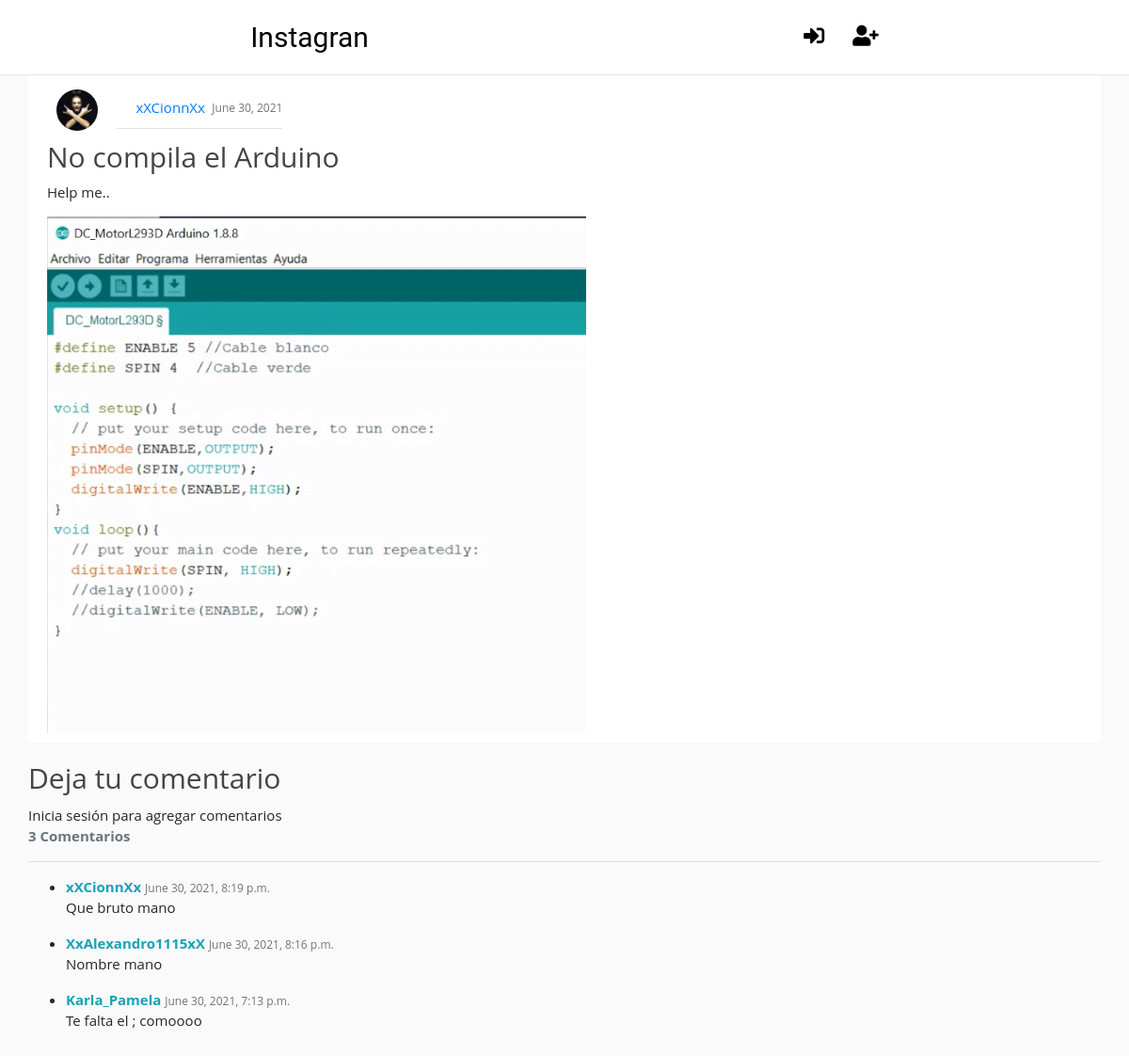
/post/70/, run on the app's committed database.
### blog/models.py (models this page shows, shortened)
class Post(models.Model):
    title = models.CharField(max_length=100)
    content = models.TextField()
    image = models.ImageField(default='default.jpg', upload_to='post_pics')
    date_posted = models.DateTimeField(default=timezone.now)
    author = models.ForeignKey(User, on_delete=models.CASCADE)
    @property
    def number_of_comments(self):
        return BlogComment.objects.filter(blogpost_connected=self).count()

class BlogComment(models.Model):
    blogpost_connected = models.ForeignKey(
        Post, related_name='comments', on_delete=models.CASCADE)
    author = models.ForeignKey(User, on_delete=models.CASCADE)
    content = models.CharField(max_length=140)
    date_posted = models.DateTimeField(default=timezone.now)

### users/models.py (models this page shows, shortened)
class Profile(models.Model):
    user = models.OneToOneField(User, on_delete=models.CASCADE)
    image = models.ImageField(default='default.jpg', upload_to='profile_pics')

### blog/views.py (the view, shortened to what this page needs)
# urls.py: path('post/<int:pk>/', PostDetailView.as_view(), name='post-detail'),
class PostDetailView(DetailView):
    model = Post
    def get_context_data(self, **kwargs):
        data = super().get_context_data(**kwargs)
        comments_connected = BlogComment.objects.filter(
            blogpost_connected=self.get_object()).order_by('-date_posted')
        data['comments'] = comments_connected
        if self.request.user.is_authenticated:
            data['comment_form'] = NewCommentForm(instance=self.request.user)
        return data

### blog/templates/blog/post_detail.html (shortened to what this page needs)
{% extends "blog/base.html" %}
{% block content %}
<article class="media content-section">
  <div class="window">
    <div class="content">
      <div class="post">
        <div class="form-inline">
          <img src="{{ post.author.profile.image.url }}" width="15%" height="15%" class="profile-img"/>
          <div class="article-metadata form-inline">
            <a class="mr-2" style="margin-left: 20px;" href="{% url 'user-posts' post.author.username %}">{{ post.author }}</a>
            <small class="text-muted">{{ post.date_posted|date:"F d, Y" }}</small>
          </div>
        </div>
      </div>
      <div>
        <h2><a class="article-title" href="{% url 'post-detail' post.id %}">{{ post.title }}</a></h2>
        <p class="article-content">{{ post.content }}</p>
      </div>
      <div>
        <img width="100%" src="{{ post.image.url }}">
      </div>
    </div>
  </div>
</article>
  <h2>Deja tu comentario</h2>
<div id="comments_section">
  {% if user.is_authenticated %}
  <form method="POST">
	{% csrf_token %}
	<div class="form-group">
	  {{ comment_form }}
	  <button class="btn btn-info" type="submit">Comentar <i class="fas fa-comments"></i></button>
	</div>
  </form>
  {% else %}
  <a class="btn btn-outline-info" href="{% url 'login' %}?next={{request.path}}">Inicia sesión para agregar comentarios</a><br>
  {% endif %}
  {% if comments %}
  <strong class="text-secondary">{{ object.number_of_comments }} Comentario{{ object.number_of_comments|pluralize }}</strong>
  <hr>
  <ul>
    {% for comment in comments %}
    <li>
     <div>
	    <span>
	      <strong class="text-info">{{ comment.author }} </strong>
	      <small class="text-muted">{{ comment.date_posted }}</small>
	    </span>
	    <p>
	      {{ comment.content|safe }}
	    </p>
      </div>
    </li>
	{% endfor %}
  </ul>
  {% else %}
    <strong class="text-secondary">Se el primero en comentar</strong>
  {% endif %}
</div>
{% endblock content %}

### blog/static/blog/main.css (style rules this page uses)
body { background: #fafafa; color: #333333; margin-top: 5rem; }
h1, h2, h3, h4, h5, h6 { color: #444444; }
ul { margin: 0; }
.content-section { background: #ffffff; padding: 10px 20px; border-radius: 5px; margin-bottom: 20px; transition: box-shadow 1s; }
.article-title { color: #444444; }
.article-content { white-space: pre-line; }
.article-metadata { padding-bottom: 1px; margin-bottom: 4px; margin-left: 20px; border-bottom: 1px solid #e3e3e3; }

### blog/static/blog/instagramNavStyle.css (style rules this page uses)
body { background: #fafafa; }

### blog/static/blog/post.css (style rules this page uses)
.window { background-color:#ffffff; display: flex; flex-direction: column; }
.window .content { display: flex; flex-direction: column; height:100%; }
.content .post { display: flex; align-items:center; padding:0px 10px; justify-content:space-between; }
.content .post * { padding:5px 0px; }
.content .post .profile-img { border-radius:50%; }

### blog/static/blog/userPost.css (style rules this page uses)
:root { font-size: 15px; }
*, *::before, *::after { box-sizing: border-box; }
body { font-family: "Open Sans", Arial, sans-serif; min-height: 100vh; background-color: #fafafa; color: #262626; padding-bottom: 3rem; }
img { display: block; }
.btn { display: inline-block; font: inherit; background: none; border: none; color: inherit; padding: 0; cursor: pointer; }

### data on the page
Post: author.profile.image (picture), author "xXCionnXx", date_posted "June 30, 2021", title "No compila el Arduino", content "Help me..", image (picture), number_of_comments "3"
BlogComment: author "xXCionnXx", date_posted "June 30, 2021, 8:19 p.m.", content "Que bruto mano"
BlogComment: author "XxAlexandro1115xX", date_posted "June 30, 2021, 8:16 p.m.", content "Nombre mano"
BlogComment: author "Karla_Pamela", date_posted "June 30, 2021, 7:13 p.m.", content "Te falta el ; comoooo"
